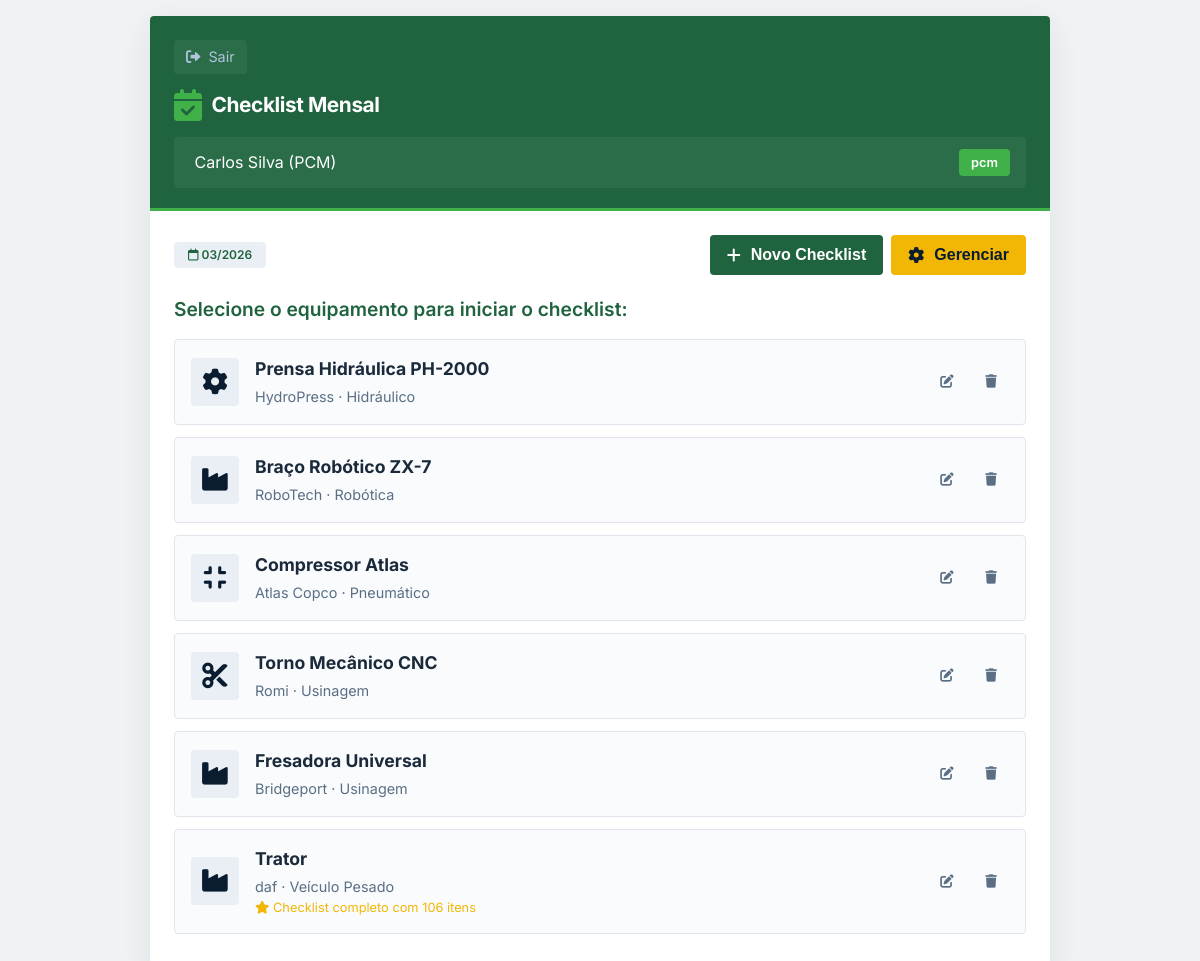
The page /modulo/checklist (signed in) on the database as committed earlier.
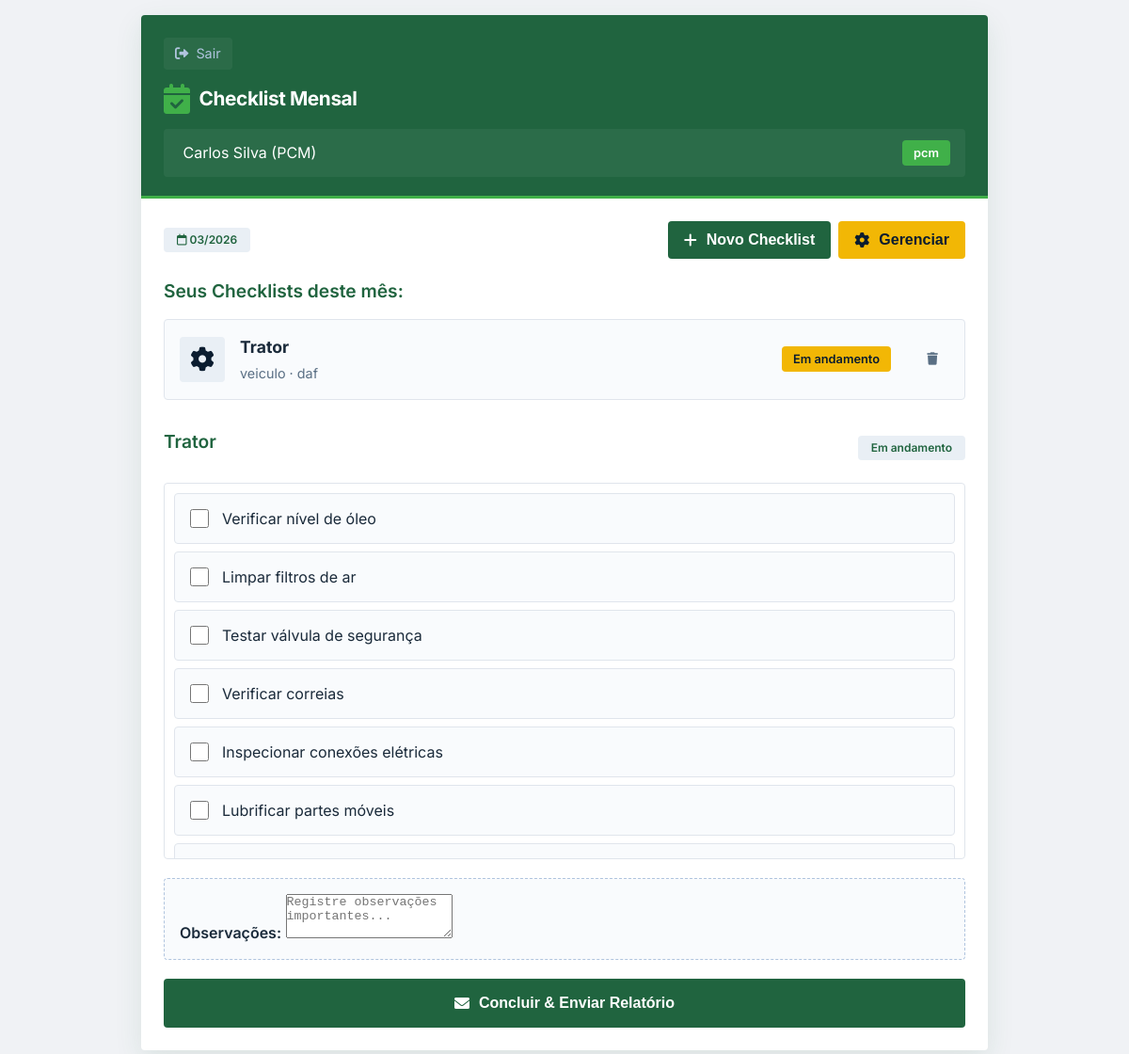
The same page on the database as committed later.
### app.py (models this page shows, shortened)
class Usuario(db.Model):
    __tablename__ = 'usuarios'
    id = db.Column(db.Integer, primary_key=True)
    nome = db.Column(db.String(100), nullable=False)
    login = db.Column(db.String(50), unique=True, nullable=False)
    senha = db.Column(db.String(100), nullable=False)
    perfil = db.Column(db.String(20), nullable=False)  # 'manutentor', 'pcm', 'operador'
    modulo_acesso = db.Column(db.String(50))  # 'leitura', 'checklist', 'corretivas', 'todos'

class Equipamento(db.Model):
    __tablename__ = 'equipamentos'
    id = db.Column(db.Integer, primary_key=True)
    nome = db.Column(db.String(100), nullable=False)
    modelo = db.Column(db.String(50))
    fabricante = db.Column(db.String(100))
    tipo = db.Column(db.String(50))
    manual_pdf = db.Column(db.String(200))
    data_cadastro = db.Column(db.DateTime, default=datetime.utcnow)

class Checklist(db.Model):
    __tablename__ = 'checklists'
    id = db.Column(db.Integer, primary_key=True)
    equipamento_id = db.Column(db.Integer, db.ForeignKey('equipamentos.id'))
    mes_ano = db.Column(db.String(7))  # MM/YYYY
    operador_id = db.Column(db.Integer, db.ForeignKey('usuarios.id'))
    status = db.Column(db.String(20), default='pendente')  # 'pendente', 'concluido'
    observacoes = db.Column(db.Text)
    data_execucao = db.Column(db.DateTime)
    equipamento = db.relationship('Equipamento')
    operador = db.relationship('Usuario')

class ItemChecklist(db.Model):
    __tablename__ = 'itens_checklist'
    id = db.Column(db.Integer, primary_key=True)
    checklist_id = db.Column(db.Integer, db.ForeignKey('checklists.id'))
    descricao = db.Column(db.String(200), nullable=False)
    concluido = db.Column(db.Boolean, default=False)
    checklist = db.relationship('Checklist', backref='itens')

### app.py (the view)
@app.route('/modulo/checklist')
@login_required
@modulo_required('checklist')
def modulo_checklist():
    usuario = Usuario.query.get(session['usuario_id'])
    data_atual = datetime.now()
    mes_ano = data_atual.strftime('%m/%Y')
    novo = request.args.get('new', type=int)
    checklists = Checklist.query.filter_by(
        operador_id=usuario.id,
        mes_ano=mes_ano
    ).all()
    checklist_id = request.args.get('checklist_id', type=int)
    if novo or not checklists:
        checklist = None
    elif checklist_id:
        checklist = Checklist.query.get(checklist_id)
    else:
        checklist = checklists[0] if checklists else None
    equipamentos = Equipamento.query.all()
    return render_template('modulo_checklist.html',
                         usuario=usuario,
                         checklist=checklist,
                         checklists=checklists,  # Passa a lista completa
                         equipamentos=equipamentos,
                         mes_ano=mes_ano)

### app.py (called while the page is built)
def login_required(f):
    @wraps(f)
    def decorated_function(*args, **kwargs):
        if 'usuario_id' not in session:
            return redirect(url_for('index'))
        return f(*args, **kwargs)
    return decorated_function

def modulo_required(modulo):
    def decorator(f):
        @wraps(f)
        def decorated_function(*args, **kwargs):
            if 'usuario_id' not in session:
                return redirect(url_for('index'))
            usuario = Usuario.query.get(session['usuario_id'])
            if usuario.modulo_acesso != 'todos' and usuario.modulo_acesso != modulo:
                return redirect(url_for('index'))
            return f(*args, **kwargs)
        return decorated_function
    return decorator

### templates/modulo_checklist.html (shortened to what this page needs)
<!DOCTYPE html>
<html lang="pt-BR">
<head>
    <link rel="stylesheet" href="https://cdnjs.cloudflare.com/ajax/libs/font-awesome/6.0.0-beta3/css/all.min.css">
    <link rel="stylesheet" href="{{ url_for('static', filename='css/modulo_checklist.css') }}">
</head>
<body>
<div class="app-container">
    <div class="screen">
        <div class="header-aguia">
            <div class="back-button" onclick="window.location.href='/'">
                <i class="fas fa-sign-out-alt"></i> Sair
            </div>
            <div class="header-logo" style="font-size:1.3rem;">
                <i class="fas fa-calendar-check"></i> Checklist Mensal
            </div>
            <div class="user-info">
                <span> {{ usuario.nome }} ({{ usuario.perfil|upper }})</span>
                <span class="badge">{{ usuario.perfil }}</span>
            </div>
        </div>
        <div class="content-padded">
            <div style="display:flex; justify-content: space-between; align-items: center; margin-bottom: 20px;">
                <span class="status-tag"><i class="far fa-calendar"></i> {{ mes_ano }}</span>
                <div style="display: flex; gap: 8px;">
                    <button class="btn" style="width: auto; padding: 10px 16px;" onclick="window.location.href='/modulo/checklist?new=1'">
                        <i class="fas fa-plus"></i> Novo Checklist
                    </button>
                    {% if usuario.perfil == 'pcm' %}
                    <button class="btn" style="width: auto; padding: 10px 16px; background: #f2b705; color: #0a1c2f;" onclick="abrirModalGerenciarEquipamentos()">
                        <i class="fas fa-cog"></i> Gerenciar
                    </button>
                    {% endif %}
                </div>
            </div>
            {% if checklists and checklists|length > 0 and not request.args.get('new') %}
                <h3>Seus Checklists deste mês:</h3>
                <div style="margin-bottom: 20px;">
                    {% for chk in checklists %}
                    <div class="equipamento-card" style="cursor: pointer; position: relative;">
                        <div onclick="window.location.href='/modulo/checklist?checklist_id={{ chk.id }}'" style="display: flex; align-items: center; gap: 16px; flex: 1;">
                            <div class="equipamento-icon">
                                {% if 'daf' in chk.equipamento.nome|lower %}
                                <i class="fas fa-truck"></i>
                                {% else %}
                                <i class="fas fa-cog"></i>
                                {% endif %}
                            </div>
                            <div class="equipamento-info">
                                <h4>{{ chk.equipamento.nome }}</h4>
                                <p>{{ chk.equipamento.modelo }} · {{ chk.equipamento.fabricante }}</p>
                            </div>
                            <div class="status-badge {% if chk.status == 'pendente' %}status-pendente{% else %}status-concluido{% endif %}">
                                {% if chk.status == 'pendente' %}Em andamento{% else %}Concluído{% endif %}
                            </div>
                        </div>
                        {% if usuario.perfil == 'pcm' %}
                        <div class="equipamento-actions" style="margin-left: 10px;">
                            <button class="action-btn delete" onclick="event.stopPropagation(); confirmarExcluirChecklist({{ chk.id }}, '{{ chk.equipamento.nome }}')" title="Excluir checklist">
                                <i class="fas fa-trash"></i>
                            </button>
                        </div>
                        {% endif %}
                    </div>
                    {% endfor %}
                </div>
            {% endif %}
            {% if request.args.get('new') or not checklists or checklists|length == 0 %}
                <h3>Selecione o equipamento para iniciar o checklist:</h3>
                {% if equipamentos %}
                    <div style="margin-top: 15px;">
                        {% for equipamento in equipamentos %}
                        <div class="equipamento-card">
                            <div class="equipamento-icon" onclick="iniciarChecklist({{ equipamento.id }})" style="cursor: pointer;">
                                {% if 'daf' in equipamento.nome|lower %}
                                <i class="fas fa-truck"></i>
                                {% elif 'prensa' in equipamento.nome|lower %}
                                <i class="fas fa-cog"></i>
                                {% elif 'robô' in equipamento.nome|lower or 'robot' in equipamento.nome|lower %}
                                <i class="fas fa-robot"></i>
                                {% elif 'compressor' in equipamento.nome|lower %}
                                <i class="fas fa-compress"></i>
                                {% elif 'torno' in equipamento.nome|lower %}
                                <i class="fas fa-cut"></i>
                                {% else %}
                                <i class="fas fa-industry"></i>
                                {% endif %}
                            </div>
                            <div class="equipamento-info" onclick="iniciarChecklist({{ equipamento.id }})" style="cursor: pointer;">
                                <h4>{{ equipamento.nome }}</h4>
                                <p>{{ equipamento.fabricante }} · {{ equipamento.tipo }}</p>
                                {% if equipamento.id == 6 %}
                                <p style="color: #f2b705; font-size: 0.8rem;">
                                    <i class="fas fa-star"></i> Checklist completo com 106 itens
                                </p>
                                {% endif %}
                            </div>
                            {% if usuario.perfil == 'pcm' %}
                            <div class="equipamento-actions">
                                <button class="action-btn edit" onclick="event.stopPropagation(); editarEquipamento({{ equipamento.id }})" title="Editar equipamento">
                                    <i class="fas fa-edit"></i>
                                </button>
                                <button class="action-btn delete" onclick="event.stopPropagation(); confirmarExcluirEquipamento({{ equipamento.id }}, '{{ equipamento.nome }}')" title="Excluir equipamento">
                                    <i class="fas fa-trash"></i>
                                </button>
                            </div>
                            {% endif %}
                        </div>
                        {% endfor %}
                    </div>
                {% else %}
                    <div class="sem-checklist">
                        <i class="fas fa-tools"></i>
                        <h3>Nenhum equipamento cadastrado</h3>
                        <p>Entre em contato com o PCM para cadastrar equipamentos.</p>
                    </div>
                {% endif %}
            {% endif %}
            {% if checklist %}
                <div style="margin-top: 30px;">
                    <div style="display:flex; justify-content: space-between; align-items: center; margin-bottom: 15px;">
                        <h3>{{ checklist.equipamento.nome }}</h3>
                        {% if checklist.status == 'pendente' %}
                        <span class="status-tag dourado">Em andamento</span>
                        {% else %}
                        <span class="status-tag" style="background:#28a745; color:white;">Concluído</span>
                        {% endif %}
                    </div>
                    <div style="max-height: 400px; overflow-y: auto; border: 1px solid #e0e5ec; border-radius: 4px; padding: 10px;">
                        {% for item in checklist.itens %}
                        <div class="checklist-item">
                            <input type="checkbox"
                                   onchange="atualizarItem({{ checklist.id }}, {{ item.id }}, this.checked)">
                            <span style="{% if item.concluido %}text-decoration: line-through; color:#6c757d;{% endif %}">
                                {{ item.descricao }}
                            </span>
                        </div>
                        {% endfor %}
                    </div>
                    <div class="obs-box">
                        <label style="font-weight:600;">Observações:</label>
                        <textarea rows="3" id="observacoes" placeholder="Registre observações importantes..."
                                  {% if checklist.status == 'concluido' %}readonly{% endif %}>{{ checklist.observacoes or '' }}</textarea>
                    </div>
                    {% if checklist.status == 'pendente' %}
                    <button class="btn btn-dourado" onclick="finalizarChecklist({{ checklist.id }})">
                        <i class="fas fa-envelope"></i> Concluir & Enviar Relatório
                    </button>
                    {% endif %}
                </div>
            {% endif %}
        </div>
    </div>
</div>
</body>
</html>

### static/css/modulo_checklist.css (style rules this page uses)
* { margin: 0; padding: 0; box-sizing: border-box; }
body { font-family: 'Inter', sans-serif; background: #f0f2f5; color: #1a2a3a; line-height: 1.5; min-height: 100vh; padding: 16px; }
.app-container { max-width: 900px; width: 100%; margin: 0 auto; }
.screen { background: white; border-radius: 4px; box-shadow: 0 10px 30px rgba(32, 100, 63, 0.1); overflow: hidden; }
.header-aguia { background: #20643f; color: white; padding: 24px 24px 20px 24px; border-bottom: 3px solid #40b049; }
.header-logo { display: flex; align-items: center; gap: 10px; font-weight: 700; font-size: 1.5rem; letter-spacing: -0.02em; margin-bottom: 4px; }
.header-logo i { font-size: 2rem; color: #40b049; }
.back-button { display: inline-flex; align-items: center; gap: 8px; color: #b0c4de; font-size: 0.9rem; margin-bottom: 15px; cursor: pointer; padding: 6px 12px; background: rgba(255,255,255,0.05); border-radius: 4px; width: fit-content; transition: 0.2s; }
.user-info { background: rgba(255,255,255,0.05); padding: 12px 16px; border-radius: 4px; margin-top: 16px; display: flex; align-items: center; justify-content: space-between; }
.badge { background: #40b049; color: white; padding: 4px 12px; border-radius: 4px; font-weight: 600; font-size: 0.8rem; }
.content-padded { padding: 24px; }
h3 { font-size: 1.2rem; font-weight: 600; color: #20643f; margin-bottom: 15px; }
.status-tag { background: #e9eff5; border-radius: 4px; padding: 4px 14px; font-weight: 600; font-size: 0.75rem; display: inline-block; color: #20643f; }
.checklist-item { background: #f9fbfd; border: 1px solid #e0e5ec; border-radius: 4px; padding: 14px 16px; margin-bottom: 8px; display: flex; align-items: center; gap: 14px; }
.checklist-item input[type="checkbox"] { width: 20px; height: 20px; accent-color: #40b049; }
.obs-box { background: #f9fbfd; border-radius: 4px; padding: 16px; border: 1px dashed #b0c4de; margin: 20px 0; }
.btn { background: #20643f; border: none; color: white; padding: 16px 24px; border-radius: 4px; font-weight: 600; font-size: 1rem; width: 100%; text-align: center; display: inline-flex; align-items: center; justify-content: center; gap: 10px; cursor: pointer; transition: 0.15s; border: 1px solid transparent; }

### templates/modulo_checklist.html (style rules this page uses)
.equipamento-card { background: #f9fbfd; border: 1px solid #e0e5ec; border-radius: 4px; padding: 16px; margin-bottom: 12px; display: flex; align-items: center; gap: 16px; transition: all 0.2s; position: relative; }
.equipamento-icon { width: 48px; height: 48px; background: #e9eff5; border-radius: 4px; display: flex; align-items: center; justify-content: center; color: #0a1c2f; font-size: 1.6rem; }
.equipamento-info { flex: 1; }
.equipamento-info h4 { font-size: 1.1rem; margin-bottom: 4px; }
.equipamento-info p { color: #5a6f84; font-size: 0.9rem; }
.equipamento-actions { display: flex; gap: 8px; margin-left: auto; }
.action-btn { background: none; border: none; width: 36px; height: 36px; border-radius: 4px; display: flex; align-items: center; justify-content: center; cursor: pointer; transition: all 0.2s; color: #5a6f84; }
.status-badge { padding: 4px 12px; border-radius: 4px; font-size: 0.8rem; font-weight: 600; }
.status-pendente { background: #f2b705; color: #0a1c2f; }

Rows that differ between the two databases and show on the page:
no longer on this page (row unchanged): Equipamento: nome "Prensa Hidráulica PH-2000", fabricante "HydroPress", tipo "Hidráulico"
no longer on this page (row unchanged): Equipamento: nome "Braço Robótico ZX-7", fabricante "RoboTech", tipo "Robótica"
no longer on one of the page's lists (row unchanged): Equipamento: nome "Trator", fabricante "daf", tipo "Veículo Pesado"
no longer on this page (row unchanged): Equipamento: nome "Compressor Atlas", fabricante "Atlas Copco", tipo "Pneumático"
no longer on this page (row unchanged): Equipamento: nome "Torno Mecânico CNC", fabricante "Romi", tipo "Usinagem"
no longer on this page (row unchanged): Equipamento: nome "Fresadora Universal", fabricante "Bridgeport", tipo "Usinagem"
added Checklist: equipamento.nome "Trator", equipamento.modelo "veiculo", equipamento.fabricante "daf", shows "Em andamento"
shown differently, row unchanged: Equipamento "Trator": equipamento.nome (not shown) → "Trator"
added ItemChecklist: descricao "Verificar nível de óleo"
added ItemChecklist: descricao "Limpar filtros de ar"
added ItemChecklist: descricao "Testar válvula de segurança"
added ItemChecklist: descricao "Verificar correias"
added ItemChecklist: descricao "Inspecionar conexões elétricas"
added ItemChecklist: descricao "Lubrificar partes móveis"
Other text that changed with them:
text no longer shown: "Selecione o equipamento para iniciar o checklist:"
text now shown: "Seus Checklists deste mês: Em andamento Observações: Concluir & Enviar Relatório"
